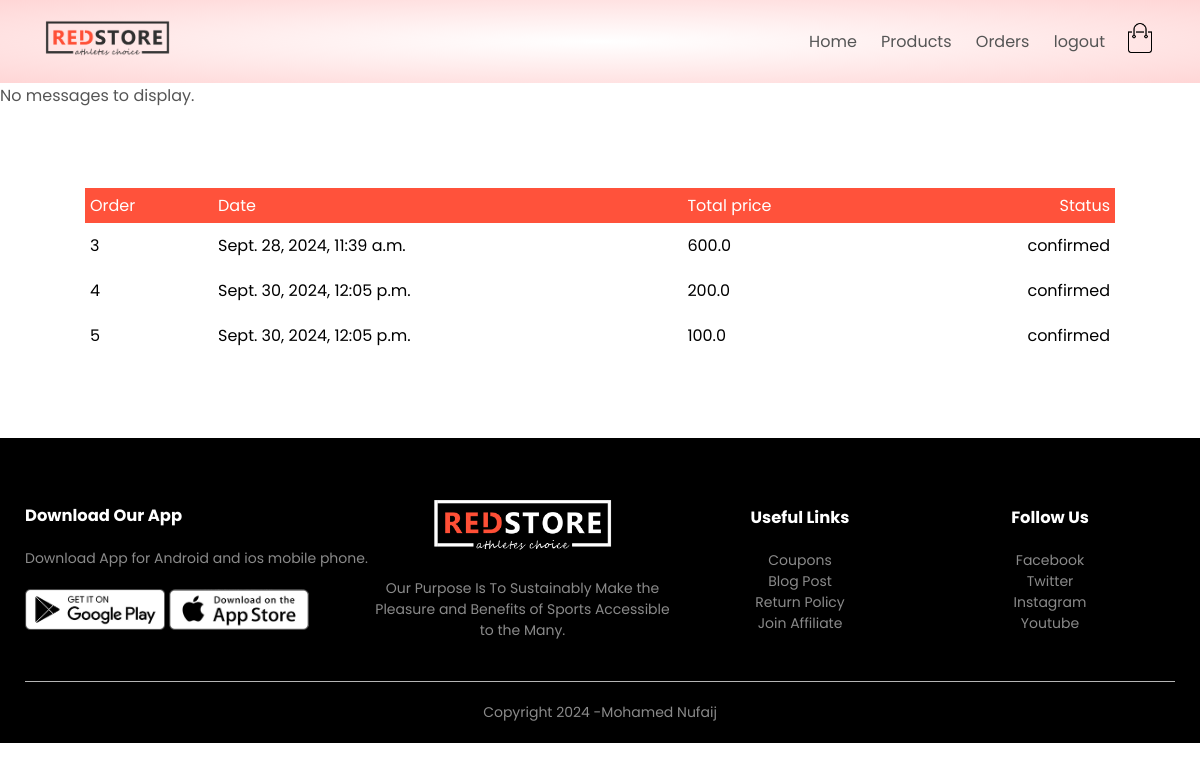
The page /orders/orders/ (signed in) on the database as committed earlier.
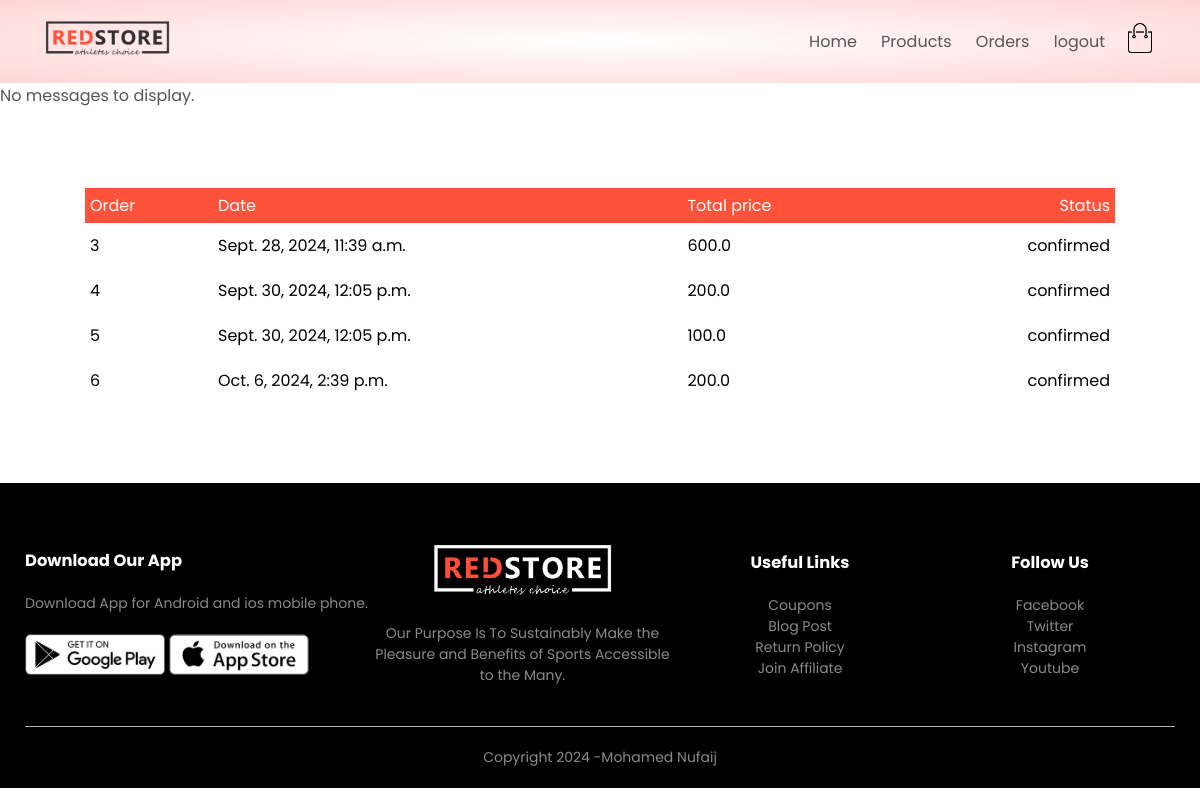
The same page on the database as committed later.
### orders/models.py (models this page shows, shortened)
class Order(models.Model):
    LIVE = 1
    DELETE = 0
    DELETE_CHOICES = ((LIVE, 'Live'), (DELETE, 'Delete'))
    CART_STAGE = 0
    ORDER_CONFIRMED = 1
    ORDER_PROCESSED = 2
    ORDER_DELIVERED = 3
    ORDER_REJECTED = 4
    STATUS_CHOICE = (
        (ORDER_PROCESSED, "ORDER_PROCESSED"),
        (ORDER_CONFIRMED, "ORDER_CONFIRMED"),
        (ORDER_REJECTED, "ORDER_REJECTED"),
    )
    order_status = models.IntegerField(choices=STATUS_CHOICE, default=CART_STAGE)
    owner = models.ForeignKey(Customer, related_name='orders', on_delete=models.SET_NULL, null=True)
    delete_status = models.IntegerField(choices=DELETE_CHOICES, default=LIVE)
    created_at = models.DateTimeField(auto_now_add=True)
    updated_at = models.DateTimeField(auto_now=True)
    total_price = models.FloatField(default=0.0)  # Add this line

### orders/views.py (the view)
# urls.py: path('orders/', views.show_orders, name='show_orders'),  # URL for orders
@login_required(login_url='account')
def show_orders(request):
    user = request.user
    if hasattr(user, 'customer_profile'):
        customer = user.customer_profile
        all_orders = Order.objects.filter(owner=customer).exclude(order_status=Order.CART_STAGE)
        context = {'orders': all_orders}  # Changed 'order' to 'orders'
    else:
        context = {'orders': None}  # Changed 'order' to 'orders'
    return render(request, 'orders.html', context)

### orders/templatetags/get_status.py (called while the page is built)
@register.simple_tag(name='get_status')
def get_status(status):
    status_array = ['confirmed', 'processed', 'delivered', 'rejected']
    if 0 <= status - 1 < len(status_array):
        return status_array[status - 1]
    else:
        return 'Unknown status'  # Return a default value if status is invalid

### templates/orders.html (shortened to what this page needs)
<!DOCTYPE html>
<html lang="en">
{% load get_status %}
{% load static %}
<head>
    <link rel="stylesheet" href="{% static 'style/style.css'%}">
    <link rel="stylesheet" href="https://stackpath.bootstrapcdn.com/font-awesome/4.7.0/css/font-awesome.min.css">
</head>
<body>
    {% block header%}
    {% include 'header.html' %}
    {% endblock header%}
    {% if messages %}
    <div class="message container">
        {% for message in messages %}
        <li class="{{message.tags}}">{{message}}</li>
        {% endfor %}
        {% else%}
        <p>No messages to display.</p>
    {% endif %}
    <div class="small-container cart-page">
        {% if orders %}
        <table>
            <tr>
                <th>Order</th>
                <th>Date</th>
                <th>Total price</th>
                <th>Status</th>
            </tr>
            {% for order in orders %}
            <tr>
                <td>{{order.id}}</td>
                <td>{{order.created_at}}</td>
                <td>{{order.total_price}}</td>
                <td>{% get_status order.order_status %}</td>
            </tr>
            {% endfor %}
        </table>
        {% else %}
        <p>No orders </p>
        {% endif %}
    </div>
    {% block footer %}
    {% include 'footer.html' %}
    {% endblock footer %}
</body>
</html>

Rows that differ between the two databases and show on the page:
added Order: id "6", created_at "Oct. 6, 2024, 2:39 p.m.", total_price "200.0", order_status "confirmed"
